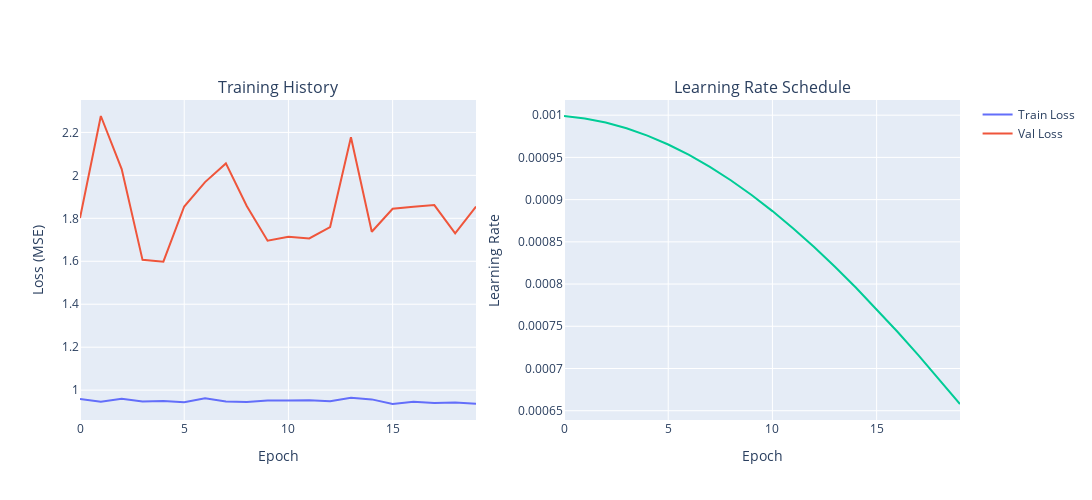

The notebook cell saved with this chart:
### Code cell
import plotly.graph_objects as go
from plotly.subplots import make_subplots

fig = make_subplots(
    rows=1, cols=2,
    subplot_titles=('Training History', 'Learning Rate Schedule')
)

fig.add_trace(
    go.Scatter(y=history['train_loss'], name='Train Loss', mode='lines'),
    row=1, col=1
)
fig.add_trace(
    go.Scatter(y=history['val_loss'], name='Val Loss', mode='lines'),
    row=1, col=1
)

fig.add_trace(
    go.Scatter(y=history['learning_rates'], name='Learning Rate', mode='lines', showlegend=False),
    row=1, col=2
)

fig.update_xaxes(title_text="Epoch", row=1, col=1)
fig.update_yaxes(title_text="Loss (MSE)", row=1, col=1)
fig.update_xaxes(title_text="Epoch", row=1, col=2)
fig.update_yaxes(title_text="Learning Rate", row=1, col=2)

fig.update_layout(height=500, width=1200, showlegend=True)
fig.show()

print(f"\nBest Validation Loss: {min(history['val_loss']):.6f}")
print(f"Final Train Loss: {history['train_loss'][-1]:.6f}")

### Figure 1 — Plotly figure (JSON) as saved in the notebook; plotly's stock layout.template omitted (floating-point values rounded to 4 significant figures)
{"data": [{"mode": "lines", "name": "Train Loss", "type": "scatter", "xaxis": "x", "y": [0.9587, 0.9465, 0.9597, 0.9474, 0.95, 0.9437, 0.9619, 0.9472, 0.9451, 0.9517, 0.9519, 0.9531, 0.9485, 0.965, 0.957, 0.9355, 0.946, 0.94, 0.9424, 0.9371], "yaxis": "y"}, {"mode": "lines", "name": "Val Loss", "type": "scatter", "xaxis": "x", "y": [1.802, 2.276, 2.029, 1.607, 1.598, 1.855, 1.969, 2.056, 1.858, 1.696, 1.714, 1.706, 1.759, 2.177, 1.738, 1.844, 1.854, 1.862, 1.73, 1.855], "yaxis": "y"}, {"mode": "lines", "name": "Learning Rate", "showlegend": false, "type": "scatter", "xaxis": "x2", "y": [0.000999, 0.0009961, 0.0009912, 0.0009844, 0.0009758, 0.0009652, 0.0009529, 0.0009388, 0.0009229, 0.0009055, 0.0008864, 0.0008658, 0.0008439, 0.0008205, 0.000796, 0.0007702, 0.0007435, 0.0007158, 0.0006872, 0.000658], "yaxis": "y2"}], "layout": {"annotations": [{"font": {"size": 16}, "showarrow": false, "text": "Training History", "x": 0.225, "xanchor": "center", "xref": "paper", "y": 1, "yanchor": "bottom", "yref": "paper"}, {"font": {"size": 16}, "showarrow": false, "text": "Learning Rate Schedule", "x": 0.775, "xanchor": "center", "xref": "paper", "y": 1, "yanchor": "bottom", "yref": "paper"}], "height": 500, "showlegend": true, "width": 1200, "xaxis": {"anchor": "y", "domain": [0, 0.45], "title": {"text": "Epoch"}}, "xaxis2": {"anchor": "y2", "domain": [0.55, 1], "title": {"text": "Epoch"}}, "yaxis": {"anchor": "x", "domain": [0, 1], "title": {"text": "Loss (MSE)"}}, "yaxis2": {"anchor": "x2", "domain": [0, 1], "title": {"text": "Learning Rate"}}}}
